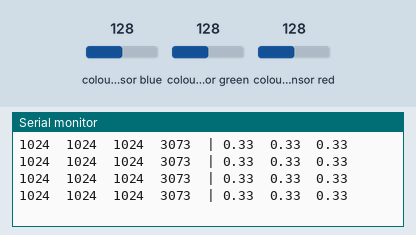
This sketch was run on a simulated Arduino Uno, built with avr-gcc and run on an emulated ATmega328P. On the bench: the last lines printed to the serial monitor. The inputs (shaded band) are chosen by the test bench; at power-on: colour sensor blue 128, colour sensor green 128, colour sensor red 128.

Above: at 1.2 s.
1.3 s: colour sensor blue set to 5
At 1.71 s:
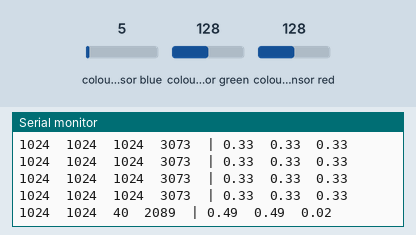
4.3 s: colour sensor green set to 5
At 4.53 s:
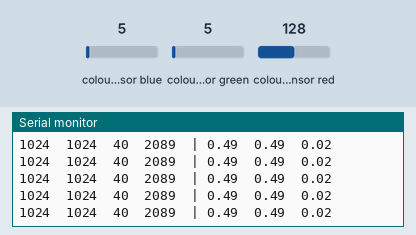
5.8 s: colour sensor red set to 5
At 5.94 s:
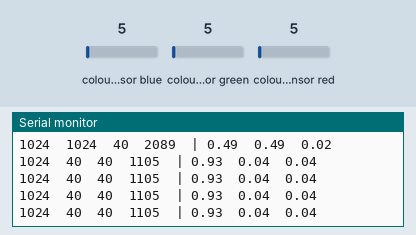
Timing chart, 0 to 8.8 s (numbered marks = the images above; inputs shaded):
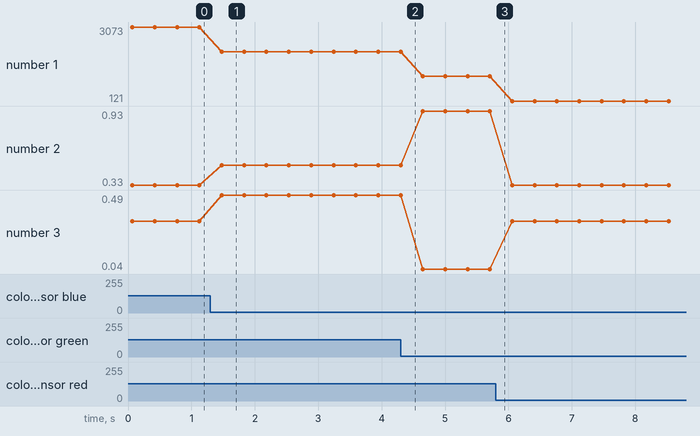

Measured:
- after the input at 1.3 s, the serial monitor: prints a new line after 0.18 s (image 1)
- plotted number 1: 3073 → 2089 after the input at 1.3 s, 2089 → 1105 after the input at 4.3 s, 1105 → 121 after the input at 5.8 s
- plotted number 2: 0.33 → 0.49 after the input at 1.3 s, 0.49 → 0.93 after the input at 4.3 s, 0.93 → 0.33 after the input at 5.8 s
- plotted number 3: 0.33 → 0.49 after the input at 1.3 s, 0.49 → 0.04 after the input at 4.3 s, 0.04 → 0.33 after the input at 5.8 s

The sketch:

test_2_couleur.ino
```cpp
// =========================================================================
// TEST 2 - CAPTEUR COULEUR TCS34725 (FONCTIONNEL)
// Affiche les valeurs R/G/B/C et les ratios en temps réel
//
// BRANCHEMENTS :
//   VIN → 3.3V ou 5V
//   GND → GND
//   SDA → A4
//   SCL → A5
//
// PROTOCOLE DE TEST :
//   1. Téléverser et ouvrir Moniteur Série à 115200 bauds
//   2. Présenter différentes couleurs devant le capteur
//   3. Observer les valeurs brutes et les ratios
// =========================================================================

#include <Wire.h>
#include <Adafruit_TCS34725.h>

Adafruit_TCS34725 tcs = Adafruit_TCS34725(TCS34725_INTEGRATIONTIME_2_4MS, TCS34725_GAIN_16X);

void setup() {
  Serial.begin(115200);
  Wire.begin();

  Serial.println(F("============================================"));
  Serial.println(F("       TEST CAPTEUR COULEUR TCS34725       "));
  Serial.println(F("============================================"));

  if (!tcs.begin()) {
    Serial.println(F("ERREUR : Capteur non detecte !"));
    while(true);
  }
  Serial.println(F("Capteur OK - Lecture en cours..."));
  Serial.println(F(""));
  Serial.println(F("R       G       B       C       | R/C   G/C   B/C"));
  Serial.println(F("-----------------------------------------------------"));
}

void loop() {
  uint16_t r, g, b, c;
  tcs.getRawData(&r, &g, &b, &c);

  Serial.print(r); Serial.print(F("\t"));
  Serial.print(g); Serial.print(F("\t"));
  Serial.print(b); Serial.print(F("\t"));
  Serial.print(c); Serial.print(F("\t| "));

  if (c > 100) {
    Serial.print((float)r/c, 2); Serial.print(F("  "));
    Serial.print((float)g/c, 2); Serial.print(F("  "));
    Serial.print((float)b/c, 2);
  }

  Serial.println();
  delay(300);
}
```
